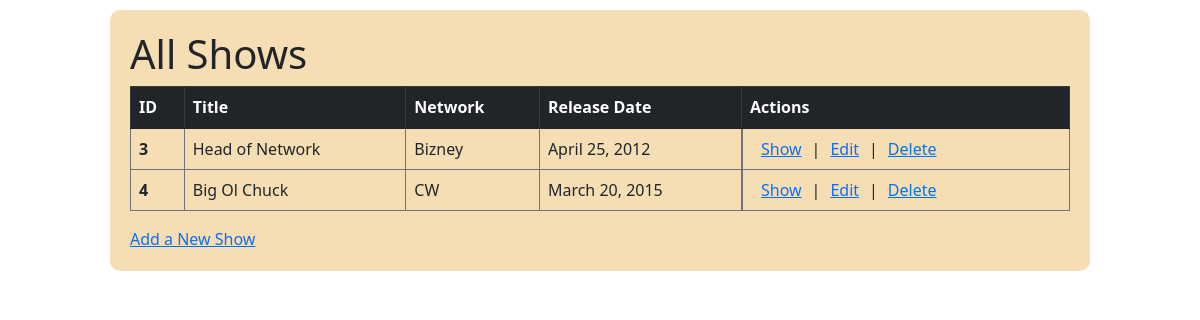
The app's page /, older data.
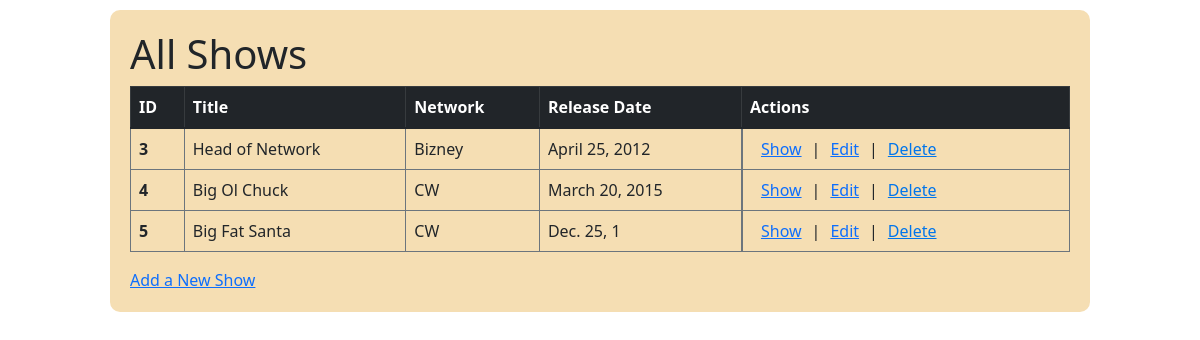
The same page, newer data.
### semi_restful_tv_shows_app/models.py (models this page shows)
class Show(models.Model):
    title=models.CharField(max_length=255)
    network=models.CharField(max_length=255)
    release_date=models.DateField()
    desc=models.TextField()
    created_at=models.DateTimeField(auto_now_add=True)
    updated_at=models.DateTimeField(auto_now=True)
    objects = ShowManager()

### semi_restful_tv_shows_app/views.py (the view)
# urls.py: path('', views.all_shows),
def all_shows(request):
    context = {
        'shows':Show.objects.all(),
    }
    return render(request, "shows.html", context)

### semi_restful_tv_shows_app/templates/shows.html (shortened to what this page needs)
<!DOCTYPE html>
<html lang="en">
<head>
    {% load static %}
    <link href="https://cdn.jsdelivr.net/npm/bootstrap@5.1.3/dist/css/bootstrap.min.css" rel="stylesheet">
    <link rel="stylesheet" href="{% static 'css/style.css'%}">
</head>
<body>
    <div id="wrapper">
        <h1>All Shows</h1>
        <table class="table table-bordered border-secondary">
            <thead class="table-dark">
                <tr>
                    <th scope="col">ID</th>
                    <th scope="col">Title</th>
                    <th scope="col">Network</th>
                    <th scope="col">Release Date</th>
                    <th scope="col">Actions</th>
                </tr>
            </thead>
            <tbody>
                {% for show in shows %}
                <tr>
                    <th scope="row">{{show.id}}</th>
                    <td>{{show.title}}</td>
                    <td>{{show.network}}</td>
                    <td>{{show.release_date}}</td>
                    <td class="one-line">
                        <a href="/shows/{{show.id}}">Show</a> |
                        <a href="/shows/{{show.id}}/edit">Edit</a> |
                        <form action="/shows/{{show.id}}/destroy" method="POST">
                            <button class="button-as-link">Delete</button>
                        </form>
                    </td>
                </tr>
                {% endfor %}
            </tbody>
        </table>
        <a href="shows/new">Add a New Show</a>
    </div>
</body>
</html>

Row changes from the older to the newer data that the page shows:
added Show: id "5", title "Big Fat Santa", network "CW", release_date "Dec. 25, 1"
